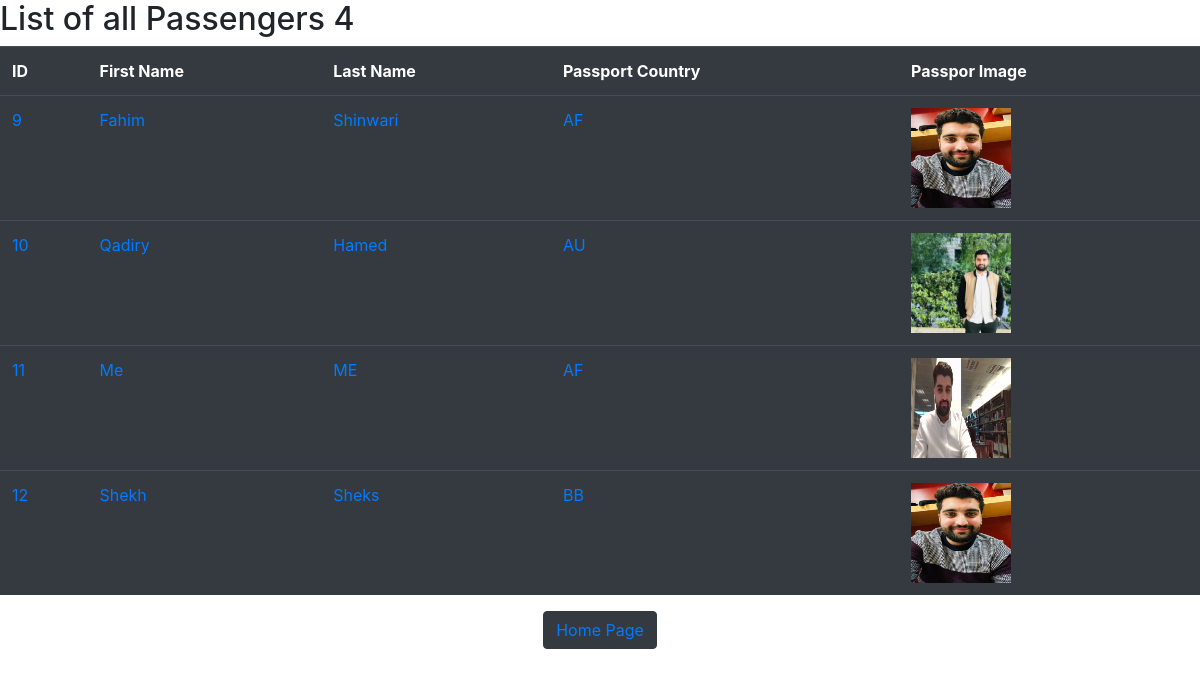
Page /AllPassengers/ (signed in) on the earlier database version.
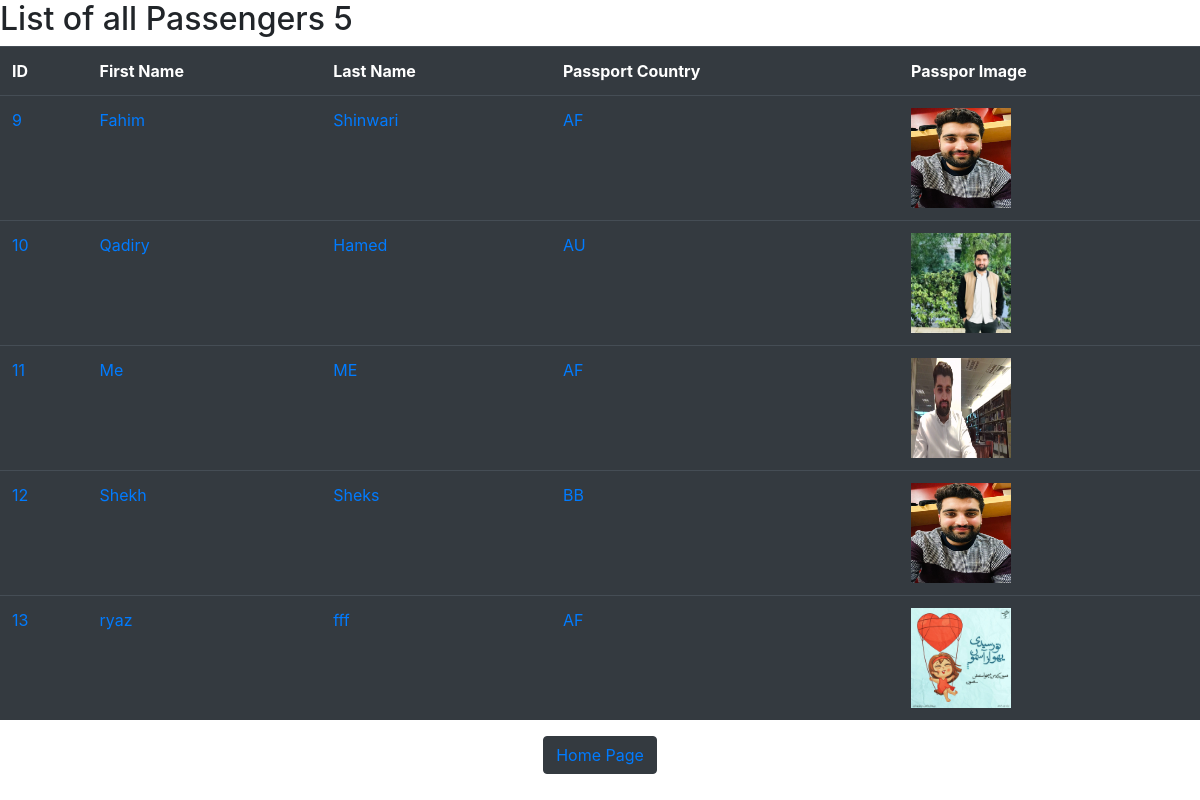
Same page on the later database version.
### FlightsSystem/models.py (models this page shows, shortened)
class PassengersModel(models.Model):
    first = models.CharField(max_length=10)
    last = models.CharField(max_length=20)
    passportCountry = models.CharField(max_length=30)
    passport_photo = models.ImageField(
        upload_to='images/', null=True, blank=True)
    flights = models.ManyToManyField(
        FlightModel, blank=True, related_name="passengers")

### FlightsSystem/views.py (the view)
# urls.py: path("AllPassengers/", views.AllPassengers, name="AllPassengers"),
@login_required(login_url='FlightsSystem:Login')
def AllPassengers(request):
    allPassengers = PassengersModel.objects.all()
    count = allPassengers.count()
    return render(request, "FlightsSystem/AllPassengers.html", {
        "allPassengers": allPassengers,
        "count": count
    })

### FlightsSystem/templates/FlightsSystem/AllPassengers.html (shortened to what this page needs)
{% extends "FLightsSystem/layout.html"%} {% block body%}
<h2>List of all Passengers {{count}}</h2>
<table class="table table-dark table-hover">
  <th>ID</th>
  <th>First Name</th>
  <th>Last Name</th>
  <th>Passport Country</th>
  <th>Passpor Image</th>
  {% for ThisPassenger in allPassengers %}
  <tr>
    <td>
      <a href="{% url 'FlightsSystem:pDetails' ThisPassenger.id %}"
        >{{ThisPassenger.id}}</a
      >
    </td>
    <td>
      <a href="{% url 'FlightsSystem:pDetails' ThisPassenger.id %}"
        >{{ThisPassenger.first}}</a
      >
    </td>
    <td>
      <a href="{% url 'FlightsSystem:pDetails' ThisPassenger.id %}"
        >{{ThisPassenger.last}}</a
      >
    </td>
    <td>
      <a href="{% url 'FlightsSystem:pDetails' ThisPassenger.id %}"
        >{{ThisPassenger.passportCountry}}</a
      >
    </td>
    <td>
      <a href="#" class="image-link">
        <img
          src="{{ ThisPassenger.passport_photo.url }}"
          alt="Passport Photo"
          width="100"
          height="100"
          alt="Passport photo"
        />
      </a>
    </td>
  </tr>
  {% endfor %}
</table>
<div style="text-align: center">
  <button class="btn btn-dark">
    <a href="{% url 'FlightsSystem:index' %}">Home Page</a>
  </button>
</div>
{% endblock%}

Differences in the rows shown:
added PassengersModel: id "13", first "ryaz", last "fff", passportCountry "AF", passport_photo (picture)
Other differences:
{{ count }}: "4" → "5"
